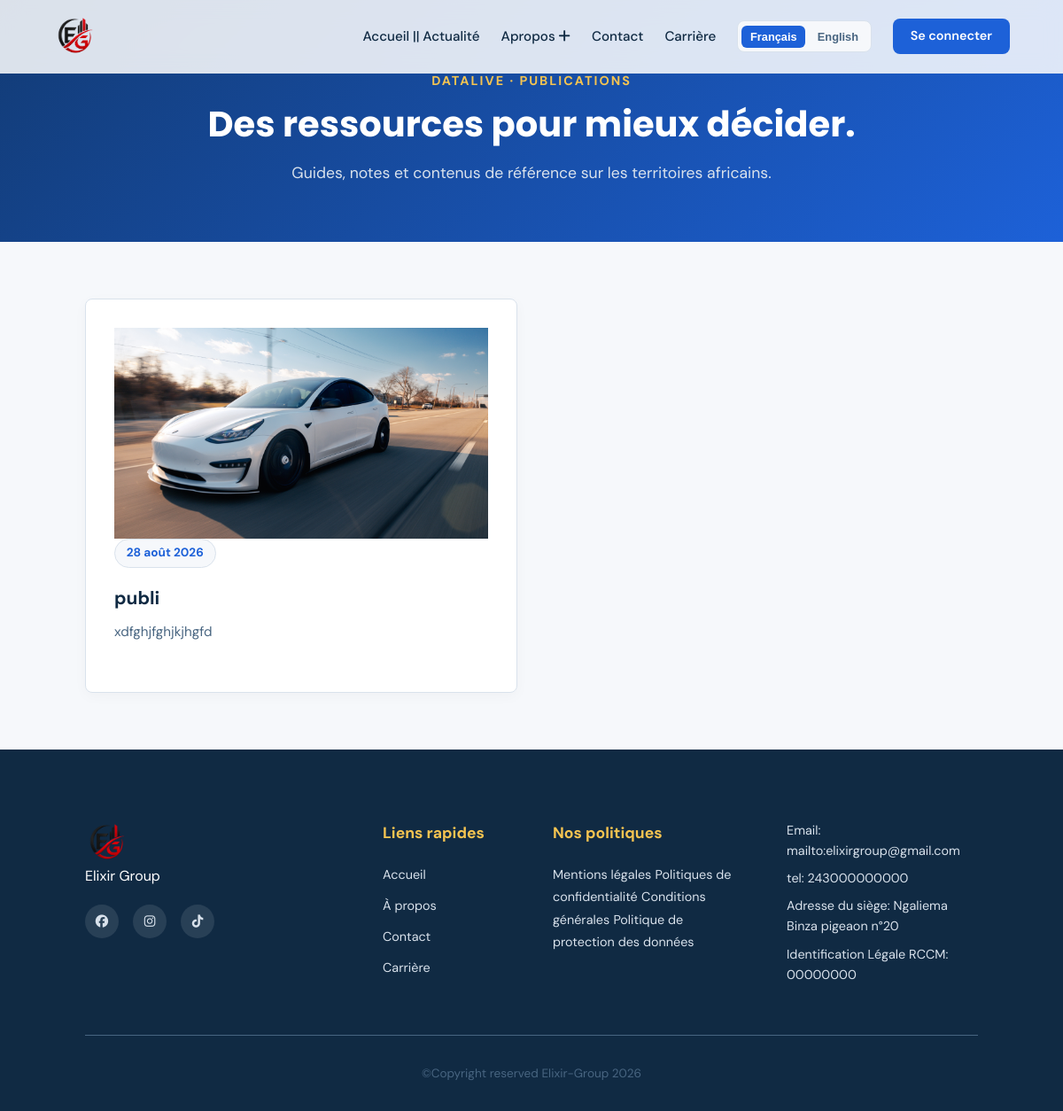
/datalive/publications/, run on an earlier commit of the app's database.
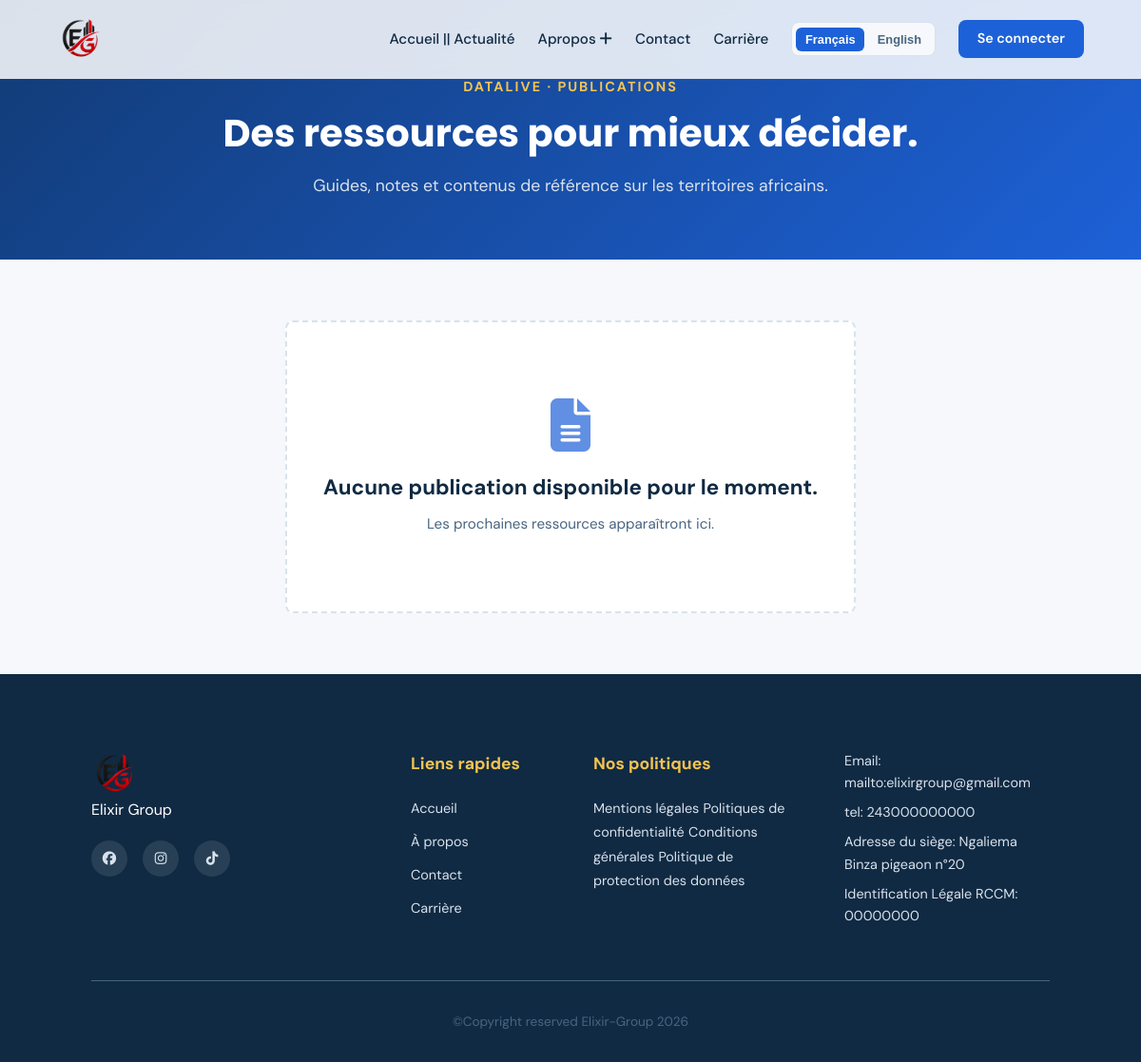
And on a later commit of the database.
### pages/models.py (models this page shows, shortened)
class Publication(models.Model):
    photo = models.ImageField(upload_to='Publication')
    titre = models.CharField(verbose_name='Titre', max_length=25)
    description = models.TextField(verbose_name='Description', max_length=100)
    date = models.DateField(auto_now=True)

### pages/views.py (the view)
# urls.py: path('datalive/publications/', views.publications, name='publications'),
def publications(request):
    publications = Publication.objects.all().order_by('-date')
    return render(request, 'pages/datalive/publications.html', {'publications': publications})

### templates/pages/datalive/publications.html (shortened to what this page needs)
{% extends "base.html" %}
{% block contents %}
<div class="page-shell publications-page">
	<section class="page-hero page-hero-blue"><p class="eyebrow">DataLive · Publications</p><h1>Des ressources pour mieux décider.</h1><p>Guides, notes et contenus de référence sur les territoires africains.</p></section>
	<section class="content-section">
		{% if publications %}
			<div class="boxs datalive-grid">
				{% for publication in publications %}
					<article class="box editorial-card">
						{% if publication.photo %}<img src="{{ publication.photo.url }}" alt="{{ publication.titre }}">{% else %}<i class="fa-solid fa-file-lines"></i>{% endif %}
						<time datetime="{{ publication.date|date:'Y-m-d' }}">{{ publication.date|date:'d F Y' }}</time>
						<h2>{{ publication.titre }}</h2>
						<p>{{ publication.description }}</p>
					</article>
				{% endfor %}
			</div>
		{% else %}
			<div class="empty-state"><i class="fa-solid fa-file-lines"></i><h2>Aucune publication disponible pour le moment.</h2><p>Les prochaines ressources apparaîtront ici.</p></div>
		{% endif %}
	</section>
</div>
{% endblock contents %}

What changed in the data, as far as the page shows it:
removed Publication: photo (picture), date "28 août 2026", titre "publi", description "xdfghjfghjkjhgfd"
Also different on the page:
text now shown: "Aucune publication disponible pour le moment. Les prochaines ressources apparaîtront ici."
